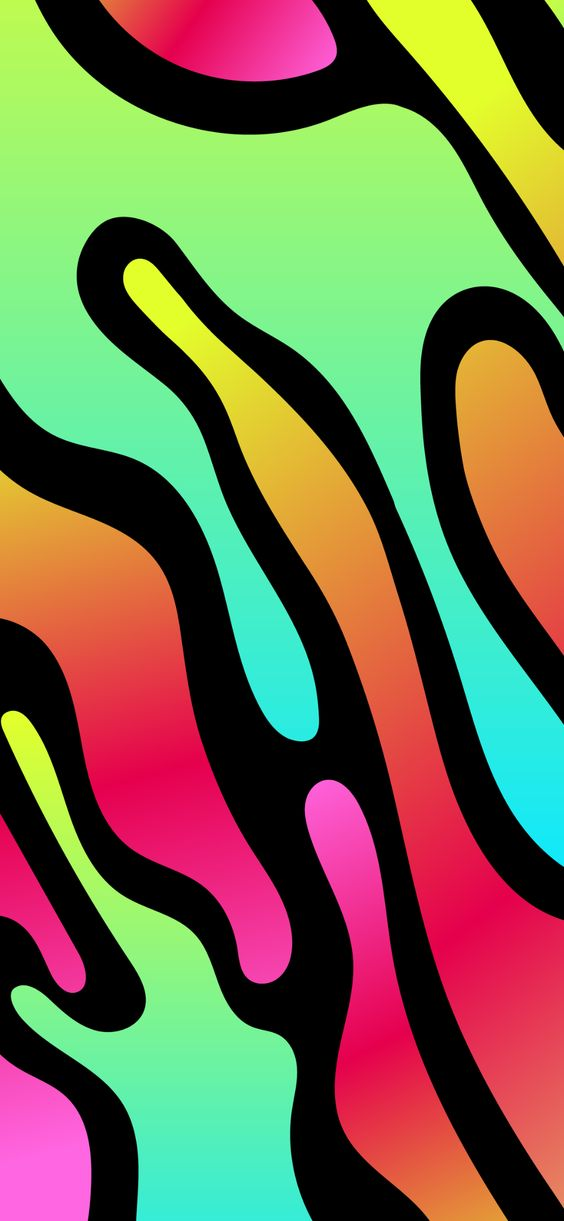
#> input picture Codes/edge_detection/software/img_rgb.jpg, 564 x 1221 px
$ python EdgeDetector.py
#> lines starting #> are read from the running program, lines starting #| are printed output that depends on the picture
import PIL.Image as Image
import numpy as np

if __name__ == "__main__":
    rgb = Image.open("img_rgb.jpg")
#> rgb is the input picture: PIL image 564x1221 RGB; mean R, G, B 114.6, 108, 75.9
    gray = rgb.convert("L")
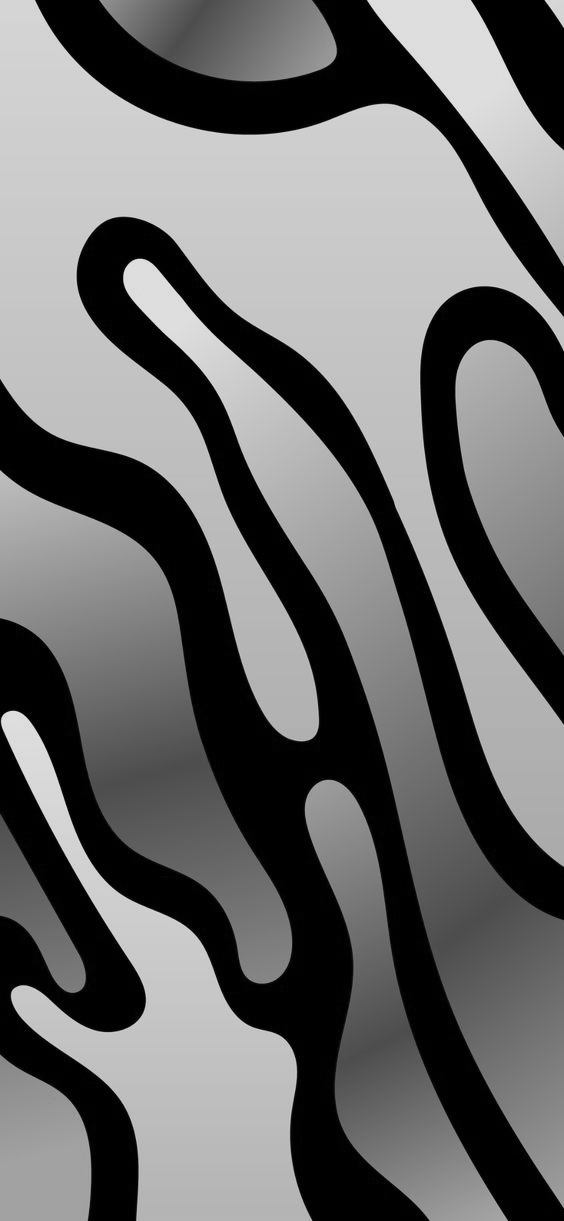
#> gray: PIL image 564x1221 L; min 0, max 238, mean 106.3
    xSize, ySize = gray.size
#> xSize = 564; ySize = 1221
    kx = np.array([[-1, 0, 1], [-2, 0, 2], [-1, 0, 1]])
    ky = np.array([[1, 2, 1], [0, 0, 0], [-1, -2, -1]])
    edge = []
    for ix in range(xSize):
        row = []
        for iy in range(ySize):
            kxResult = 0
            kyResult = 0
            for i in range(3):
                for j in range(3):
                    if ix + 2 >= xSize or iy + 2 >= ySize:
                        continue
                    kxResult += kx[i][j] * gray.getpixel((ix + i, iy + j))
                    kyResult += ky[i][j] * gray.getpixel((ix + i, iy + j))
            row.append((abs(kxResult) + abs(kyResult)) / 2)
        edge.append(row)
#> after the loop, edge = 564 items
    edgeImage = Image.new("L", (xSize, ySize))
#> edgeImage: PIL image 564x1221 L; every value is 0
    for x in range(xSize):
        for y in range(ySize):
            edgeImage.putpixel((x, y), int(edge[x][y]))
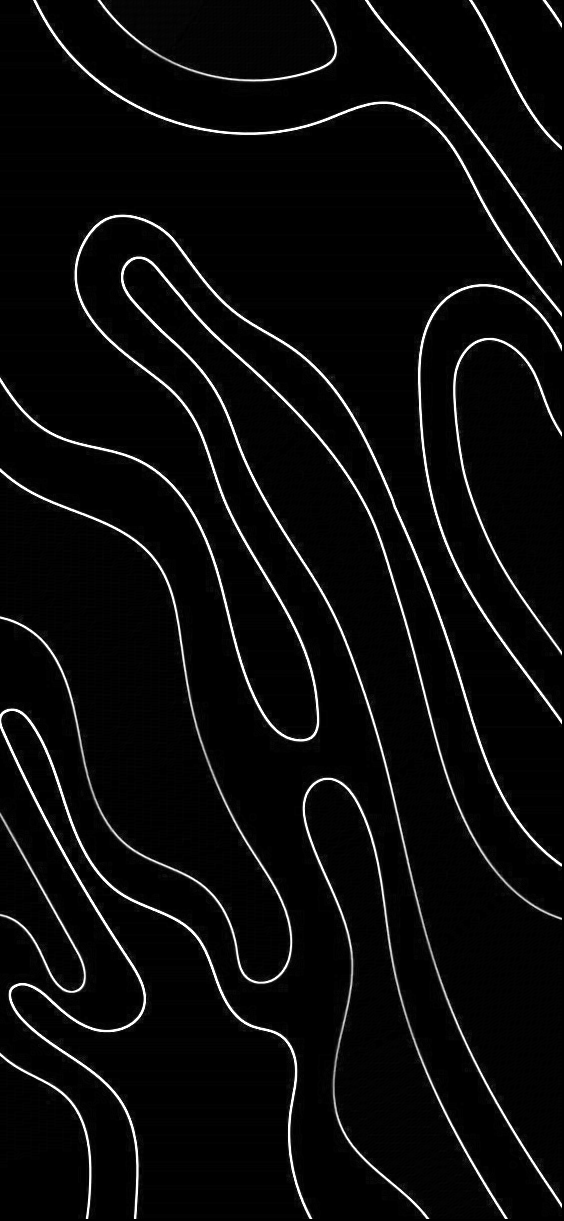
#> edgeImage: PIL image 564x1221 L; min 0, max 255, mean 11.4
    edgeImage.save("img_edge.jpg")
    edgeImage.show()
